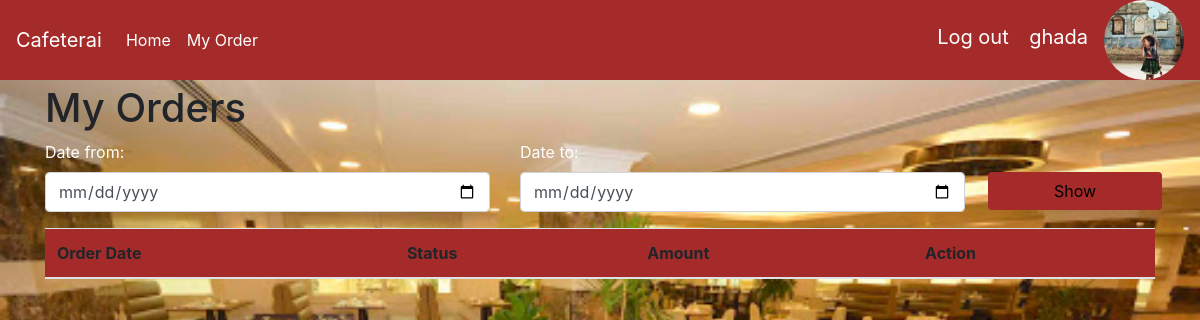
/Views/myOrders.php (signed in), run on the app's committed database.
### tables this page shows
CREATE TABLE IF NOT EXISTS `users` (
  `user_id` smallint(5) NOT NULL AUTO_INCREMENT,
  `name` varchar(100) NOT NULL,
  `email` varchar(200) NOT NULL,
  `password` varchar(50) NOT NULL,
  `room_no` int(10) NOT NULL,
  `ext` int(10) NOT NULL,
  `image` varchar(150) NOT NULL,
  PRIMARY KEY (`user_id`)
);

### Views/userNavBar.php (the view, shortened to what this page needs)
<!DOCTYPE html>
<html>
<head>
    <link href="../assets/css/bootstrap.css" rel="stylesheet" />
    <link href="../assets/css/font-awesome.css" rel="stylesheet" />
</head>
<body>
    <nav class="mb-1 navbar navbar-expand-lg navbar-dark secondary-color lighten-1">
        <a class="navbar-brand" href="#">Cafeterai</a>
        <div class="collapse navbar-collapse" id="navbarSupportedContent-555">
            <ul class="navbar-nav mr-auto">
                <li class="nav-item active">
                    <a class="nav-link" href="myorder.php">Home
                    </a>
                </li>
                <li class="nav-item active">
                    <a class="nav-link" href="myOrders.php">My Order
                    </a>
                </li>
            </ul>
            <ul class="navbar-nav ml-auto nav-flex-icons">
                <li class="nav-item avatar dropdown">
                    <a href="login.php" class="navbar-brand">Log out</a>
                    <?php
                    include '../Models/dbConnection.php';
                    if (!isset($_SESSION['id'])) {
                        header("Location:login.php");
                    } else {
                        $result = mysqli_query($connect, "select * from users where user_id={$_SESSION['id']}");
                        if ($result) {
                            $result = mysqli_fetch_assoc($result);
                            $path = $result['image'];
                            $name = $result['name'];
                            echo "<label class='navbar-brand'>$name</label>";
                            echo "<img src='$path' class='rounded-circle z-depth-0' alt='avatar image'>";
                        }
                    }
                    ?>
                </li>
            </ul>
        </div>
    </nav>
</body>
</html>

### Views/myOrders.php (style rules this page uses)
body { background-image: url("../assets/Images/bg.jpg"); background-repeat: no-repeat; background-size: 100%; color: white; }

### Views/userNavBar.php (style rules this page uses)
nav { background-color: brown; height: 80px; }
img { height: 80px; }
label { color: white; size: 24; }

### data on the page
users: name "ghada", image (picture)
